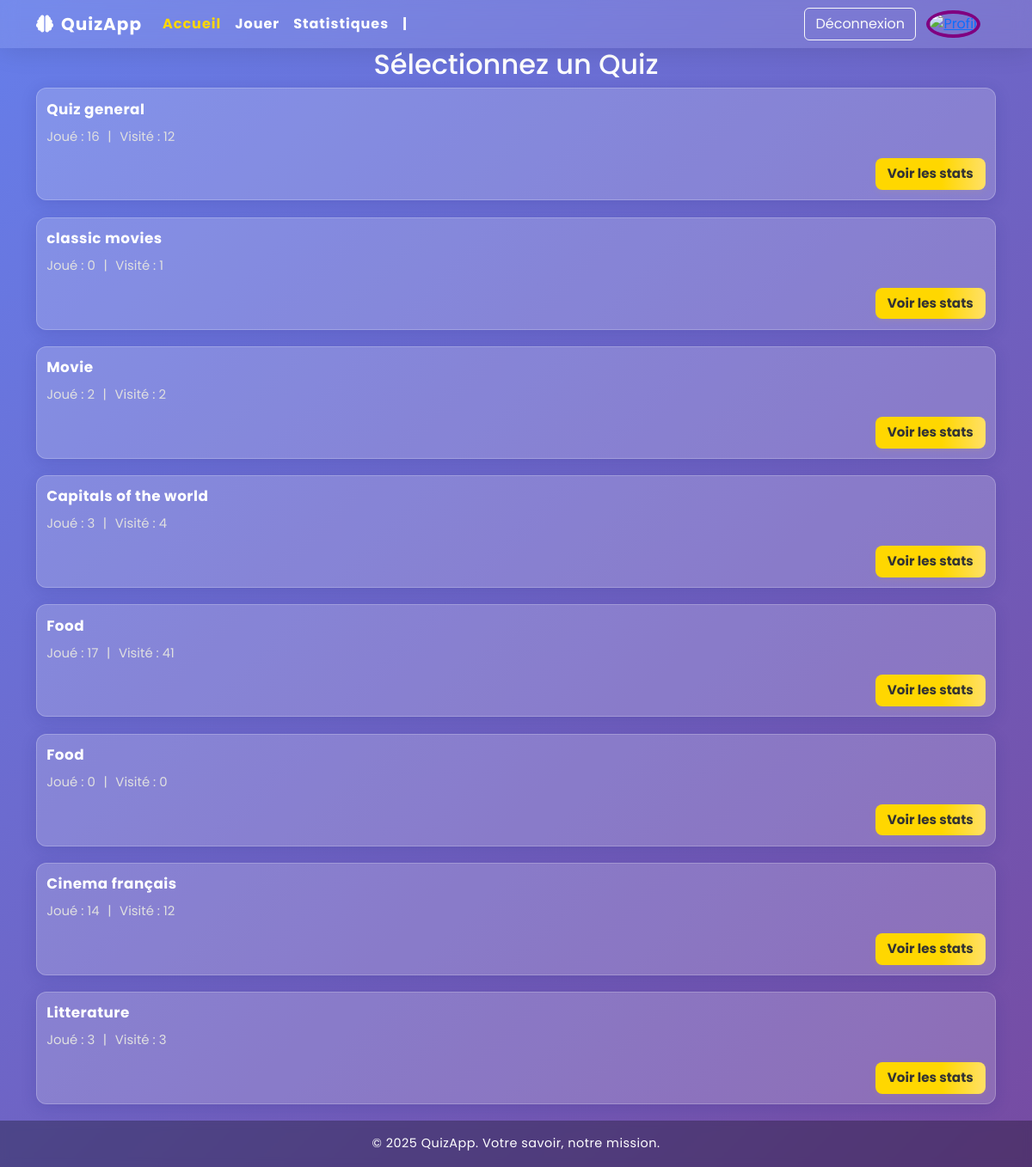
Screenshot of /quiz/question/stats/ (signed in) with the database file from the repository.
### quizApp/models.py (models this page shows, shortened)
class Quiz(models.Model):
    DIFFICULTE_CHOICES = [
        ('Facile', 'Facile'),
        ('Moyen', 'Moyen'),
        ('Difficile', 'Difficile'),
    ]
    difficulte = models.CharField(max_length=10, choices=DIFFICULTE_CHOICES, default='Facile')
    title = models.CharField(max_length=255)
    description = models.TextField()
    type_quiz = models.ForeignKey(Categorie,on_delete=models.CASCADE)
    creator = models.ForeignKey(Participant, on_delete=models.CASCADE, related_name='quizzes')
    times_played = models.IntegerField(default=0)
    times_visited = models.IntegerField(default=0)

### quizApp/views.py (the view)
# urls.py: path('question/stats/', views.fetch_quiz_stats.as_view(), name='fetch_quiz'),
class fetch_quiz_stats(View):
    def get(self, request) :
        quizzes = Quiz.objects.all()
        return render(request, "select_quiz_stats.html", {
            "quizzes" : quizzes
        })

### quizApp/templates/select_quiz_stats.html (shortened to what this page needs)
<!DOCTYPE html>
<html lang="fr">
<head>
 <link href="https://cdn.jsdelivr.net/npm/bootstrap@5.3.5/dist/css/bootstrap.min.css" rel="stylesheet" />
  <link rel="stylesheet" href="https://cdnjs.cloudflare.com/ajax/libs/font-awesome/6.5.0/css/all.min.css" />
</head>
<body>
    {% include 'navbar.html' %}
    {% load static %}
    <div class="container">
        <h2 style="text-align: center;">Sélectionnez un Quiz</h2>
        <ul class="quiz-list">
            {% for quiz in quizzes %}
            <li>
                <span class="quiz-title">{{ quiz.title }}</span>
                <div class="quiz-meta">
                    <span>Joué : {{quiz.times_played}}</span>
                    <span>|</span>
                    <span>Visité : {{quiz.times_visited}}</span>
                </div>
                <div class="quiz-actions">
                    <a href="{% url 'quiz_stats' quiz.id %}" class="btn btn-main">Voir les stats</a>
                </div>
            </li>
            {% empty %}
            <li>Aucun quiz disponible.</li>
            {% endfor %}
        </ul>
    </div>
    <footer>
        <div class="container">
            <p class="mb-0">© 2025 QuizApp. Votre savoir, notre mission.</p>
        </div>
    </footer>
</body>
</html>

### quizApp/templates/select_quiz_stats.html (style rules this page uses)
body { background: linear-gradient(135deg, #667eea, #764ba2); font-family: 'Poppins', sans-serif; color: #fff; margin: 0; min-height: 100vh; display: flex; flex-direction: column; }
.btn-main { background: #ffd700; color: #333; font-weight: 700; border-radius: 30px; padding: 0.75rem 2.5rem; transition: all 0.3s ease; box-shadow: 0 4px 15px rgba(255, 215, 0, 0.6); animation: pulse 2.5s infinite; }
footer { background-color: rgba(0, 0, 0, 0.3); backdrop-filter: blur(5px); color: white; text-align: center; padding: 1rem 0; margin-top: auto; font-size: 0.9rem; letter-spacing: 0.5px; }
.quiz-list { list-style: none; padding: 0; }
.quiz-list li { background: rgba(255,255,255,0.18); margin-bottom: 1.2rem; border-radius: 12px; padding: 0.7rem 0.7rem 0.7rem 0.7rem; display: flex; flex-direction: column; gap: 0.4rem; box-shadow: 0 4px 18px 0 rgba(31, 38, 135, 0.18); border: 1.5px solid rgba(255,255,255,0.22); transition: transform 0.18s, box-shadow 0.18s; position: relative; font-size: 0.98rem; }
.quiz-title { font-weight: 700; color: #fff; font-size: 1.05rem; letter-spacing: 0.5px; margin-bottom: 0.1rem; }
.quiz-meta { display: flex; gap: 0.6rem; align-items: center; font-size: 0.93rem; color: #e0e0e0; }
.quiz-actions { display: flex; justify-content: flex-end; margin-top: 0.5rem; }
.btn-main { background: linear-gradient(90deg, #ffd700 60%, #ffe066 100%); color: #333; border: none; border-radius: 8px; padding: 7px 14px; font-weight: 700; font-size: 0.95rem; box-shadow: 0 2px 8px rgba(255, 215, 0, 0.08); transition: all 0.22s; }

### rows the page displays
Quiz: title "Quiz general", times_played "16", times_visited "12"
Quiz: title "classic movies", times_played "0", times_visited "1"
Quiz: title "Movie", times_played "2", times_visited "2"
Quiz: title "Capitals of the world", times_played "3", times_visited "4"
Quiz: title "Food", times_played "17", times_visited "41"
Quiz: title "Food", times_played "0", times_visited "0"
Quiz: title "Cinema français", times_played "14", times_visited "12"
Quiz: title "Litterature", times_played "3", times_visited "3"
